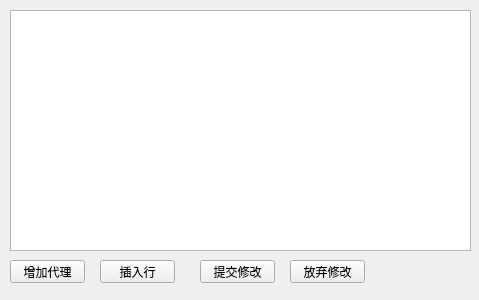
<?xml version="1.0" encoding="UTF-8"?>
<ui version="4.0">
 <class>Widget</class>
 <widget class="QWidget" name="Widget">
  <property name="geometry">
   <rect>
    <x>0</x>
    <y>0</y>
    <width>479</width>
    <height>300</height>
   </rect>
  </property>
  <property name="windowTitle">
   <string>Widget</string>
  </property>
  <widget class="QTableView" name="tableView">
   <property name="geometry">
    <rect>
     <x>10</x>
     <y>10</y>
     <width>461</width>
     <height>241</height>
    </rect>
   </property>
  </widget>
  <widget class="QPushButton" name="pushButton">
   <property name="geometry">
    <rect>
     <x>10</x>
     <y>260</y>
     <width>75</width>
     <height>23</height>
    </rect>
   </property>
   <property name="text">
    <string>增加代理</string>
   </property>
  </widget>
  <widget class="QPushButton" name="pushButton_2">
   <property name="geometry">
    <rect>
     <x>200</x>
     <y>260</y>
     <width>75</width>
     <height>23</height>
    </rect>
   </property>
   <property name="text">
    <string>提交修改</string>
   </property>
  </widget>
  <widget class="QPushButton" name="pushButton_3">
   <property name="geometry">
    <rect>
     <x>100</x>
     <y>260</y>
     <width>75</width>
     <height>23</height>
    </rect>
   </property>
   <property name="text">
    <string>插入行</string>
   </property>
  </widget>
  <widget class="QPushButton" name="pushButton_4">
   <property name="geometry">
    <rect>
     <x>290</x>
     <y>260</y>
     <width>75</width>
     <height>23</height>
    </rect>
   </property>
   <property name="text">
    <string>放弃修改</string>
   </property>
  </widget>
 </widget>
 <layoutdefault spacing="6" margin="11"/>
 <resources/>
 <connections/>
</ui>
